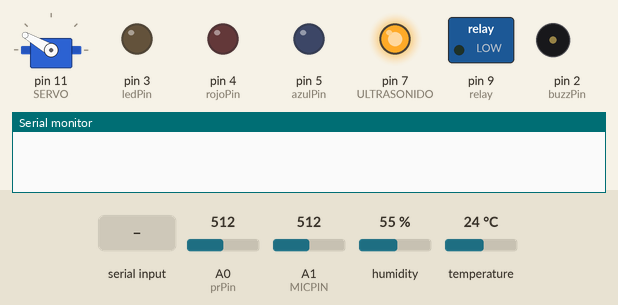
Recording of a sketch running on a simulated Arduino Leonardo, built with avr-gcc and run on an emulated ATmega32U4. Parts: servo, switched loads named in the sketch (green lamp = pin HIGH), output pins drawn as LEDs (lit = HIGH), buzzer (waves = sounding, pin HIGH), the last lines printed to the serial monitor. Inputs (shaded band) come from the test bench; at power-on: A0 (prPin) = 512, temperature 24 °C, A1 (MICPIN) = 512, humidity 55 %.

Above: at 1.2 s.
1.3 s: A0 (prPin) set to 786
4.8 s: A0 (prPin) set to 813
At 6.1 s:
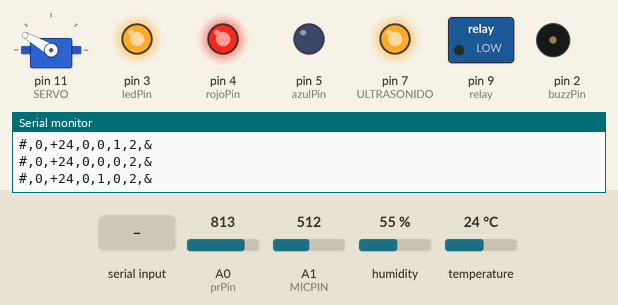
8.3 s: "1\n" received over the second serial link
At 9.7 s:
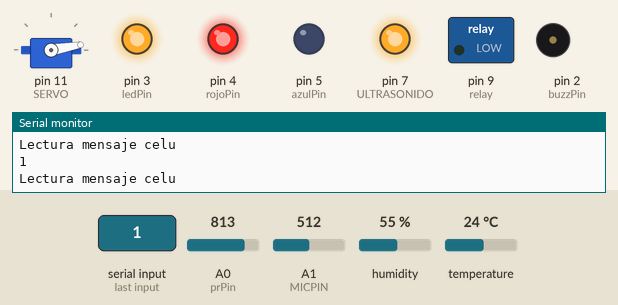
11.8 s: temperature set to 22 °C
15.3 s: temperature set to 19 °C
At 18.3 s:
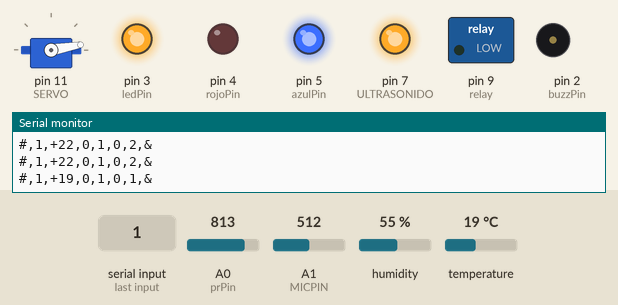
18.8 s: "2\n" received over the second serial link
At 21.5 s:
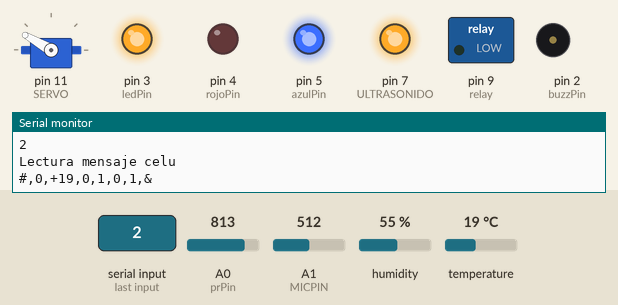
Timing chart, 0 to 23.3 s (numbered marks = the images above; inputs shaded):
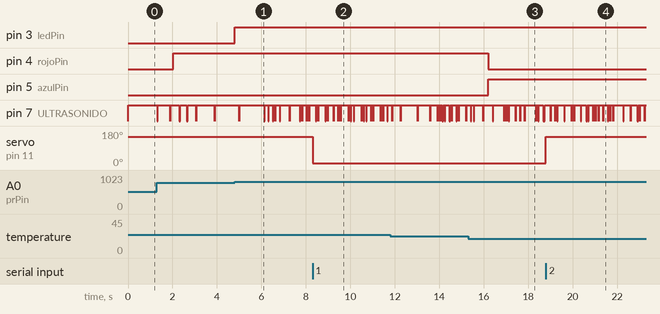

The sketch:

collar.ino
```cpp
#include <DHT.h>
#include <SoftwareSerial.h>
#include <Servo.h>

//CONFIG BT
#define RECUBT 2000

 const int puerta = 2;
 const int temp1 = 4;
 const int temp2 = 5;
 const int temp3 = 6;
 const int luz = 8;
 const int collar = 10;
 const int ladrido = 12;
 const int aTemp = 14;

//Pines temperatura
#define dhtPin 6
#define rojoPin 4
#define azulPin 5

// PIN RELAY
#define relay  9
//Pin Mic
#define MICPIN A1
#define UMBRALMIC 500
#define CANTLADRIDO 10
#define RECUMIC 500
//Pines alarma collar desprendido
#define ledPin 3
#define buzzPin 2
#define prPin A0

//Config temperatura
#define DHTTYPE DHT11//Seleciona el tipo de sensor
DHT dht(dhtPin, DHTTYPE);//Configura la libraría
#define RECUTEMP 2000
#define RECUSERV 2000

//Ultrasonido
#define ULTRASONIDO 7

//Servo
#define SERVO 11
Servo servo; //declaración servo

//Bluetooth

//temperatura
#define EXT_CALOR 21 //Extremo para encender alarma calor
#define EXT_FRIO 20 //Extremo para encender alarma frio

//Config AlarmaCollar
float valorSens = 0;
#define UMBRAL 800.00 //Valor de sensibilidad para collar desprendido


//VARIABLES GLOBALES
int contLadrido = 0;
int temp = 0;
float tiempoUlt = 0;
float tiempoTemp = 0;
float tiempoBt = 0;
float tiempoServ = 0;
float tiempoBuzz = 0;
float tiempoMic = 0;
float tiempoAlarm = 0;
int valorPuerta = 0;
int flag = 0;
char inputStream;
char outputStream[50];
String output;
void setup() {
 configurar_temp();
 configurar_alarmaCollar();
 configurar_ultrasonido();
 configurar_servo();
 configurar_relay();
 configurar_bluetooth();
 configurar_mic();
}

void loop() {
  recibirMensaje();
  outputStream[ladrido] = '0';


  if(analogRead(MICPIN) > UMBRALMIC)
  {
    contLadrido++;
    if(contLadrido > CANTLADRIDO)
    {
      //Perro ladro mucho
      ejecutar_ultrasonido();
      contLadrido = 0;
      outputStream[ladrido] = '1';
    }
  }

  if(millis() - tiempoTemp > RECUTEMP)
  {
    ejecutar_temp();
    tiempoTemp = millis();
  }
  ejecutar_alarmaCollar();
  if(millis() - tiempoServ > RECUSERV)
  {
    ejecutar_servo(inputStream);
    tiempoServ = millis();
  }

 // outputStream[10] = '0'; //apaga flag ladrido
  if(millis() - tiempoBt > RECUBT)
  {
    //BT.write("#puertaAbierta,22&");
    tiempoBt = millis();
    Serial1.println(outputStream);
    Serial.println(outputStream);
  }

  //Alarma
  if(flag == 1)
  {
      if((millis()-tiempoBuzz > 100))
      {
        digitalWrite(ledPin, LOW);
        analogWrite(buzzPin, 0);
        tiempoBuzz = millis();
      }
        digitalWrite(ledPin, HIGH);
        analogWrite(buzzPin, 100);
    if((millis()-tiempoAlarm > 10000))
    {
      flag = 0;
      tiempoAlarm = millis();
    }
  }
}

void configurar_bluetooth()
{

 Serial.begin(9600);
 Serial1.begin(9600);

 outputStream[0] = '#';
 outputStream[1] = ',';
 outputStream[3] = ',';
 outputStream[7] = ',';
 outputStream[9] = ',';
 outputStream[11] = ',';
 outputStream[13] = ',';
 outputStream[15] = ',';
 outputStream[16] = '&';
}
void configurar_mic(){
  pinMode(MICPIN, INPUT);
}

void configurar_temp(){
  pinMode(dhtPin, INPUT);
  pinMode(rojoPin, OUTPUT);
  pinMode(azulPin, OUTPUT);
  tiempoTemp = millis();
  dht.begin();

}

void ejecutar_temp(){
    temp = dht.readTemperature();
    char tempchar[4];
    String ra;
    int i = temp1;
    ra = String(temp);
    //normalizo la temperatura para que siempre sea de tres digitos (dos de valor y uno de signo)
    if(temp >= 0)
    {
      ra = "+" + ra;
    }
    while(ra.length() < 3)
    {
      ra = "0" + ra;
    }

    ra.toCharArray(tempchar, 4);
    outputStream[aTemp] = '0'; //0 es neutro

    //GUardo la temperatura leida en la string para enviar
    for(i = temp1; i <= temp3 ; i++)
    {
      outputStream[i] = tempchar[i-temp1];
    }

    if(temp >= EXT_CALOR)
    {
      digitalWrite(rojoPin, HIGH);
      digitalWrite(azulPin, LOW);
      //NOTIF CALOR EXTREMO
      outputStream[aTemp] = '2';
    }

    if(temp <= EXT_FRIO)
    {
      digitalWrite(rojoPin, LOW);
      digitalWrite(azulPin, HIGH);
      //NOTIF FRIO EXTREMO
      outputStream[aTemp] = '1';
    }
    // String pepe #,variable1,variable2,...,variableN,&
   //BT.write(pepe); Ver si recibe string

  }

  void configurar_ultrasonido(){
  pinMode(ULTRASONIDO,OUTPUT);
  digitalWrite(ULTRASONIDO,LOW);
  //CONFIGURAMOS ACA LOS MICROFONOS
  }

  void configurar_servo(){
    tiempoServ = millis();
    servo.attach(SERVO); //Configuración servo
    servo.write(150);
}

  void configurar_alarmaCollar(){
    tiempoBuzz = millis();
    pinMode(ledPin, OUTPUT);
    pinMode(buzzPin, OUTPUT);
    pinMode(prPin, INPUT);
    digitalWrite(ledPin, LOW);
    digitalWrite(buzzPin, LOW);
  }

  void ejecutar_ultrasonido()
  {
    if((millis()-tiempoUlt < 100))
    {
      digitalWrite(ULTRASONIDO,HIGH);
    }
    else
    {
      digitalWrite(ULTRASONIDO,LOW);
      tiempoUlt = millis();
    }
  }

  void ejecutar_alarmaCollar(){
    valorSens = analogRead(prPin);

    if(valorSens > UMBRAL)
    {
      if((millis()-tiempoBuzz > 100))
      {
        digitalWrite(ledPin, LOW);
        analogWrite(buzzPin, 0);
        tiempoBuzz = millis();
      }
        digitalWrite(ledPin, HIGH);
        analogWrite(buzzPin, 100);
        //Enviar notif collar desprendido
        outputStream[collar] ='1';
   }
    else
   {

      digitalWrite(ledPin, LOW);
      analogWrite(buzzPin, 0);
      //Notif collar ok
      outputStream[collar] = '0';
   }


 }


void ejecutar_servo(char valor){ //valor = 0 entonces apertura valor = 1 entonces cierre

    if(valor == '1')
    {
      servo.write(10); //abrir

    }
    else if (valor == '2')
    {
      servo.write (150); //cerrar

    }
    if(servo.read() == 10)
    {
         outputStream[puerta] = '1'; //1 = puerta abierta
    }
    else
    {
         outputStream[puerta] = '0';
    }
  }
void configurar_relay()
{

  pinMode(relay, OUTPUT);
  digitalWrite(relay, LOW);
  outputStream[luz] = '0';
}

void ejecutar_relay(char param){
  if(param == '3')
   {
      //encender relay
      digitalWrite(relay, HIGH);
      outputStream[luz] = '1';
   }
   if(param == '4')
   {
      //encender relay
      digitalWrite(relay, LOW);
      outputStream[luz] = '0';
   }
}

void recibirMensaje(){
if(Serial1.available())
    {
      inputStream = Serial1.read();
      tiempoBt = millis();
      Serial.println("Lectura mensaje celu");
      Serial.println(inputStream);
      switch (inputStream)
      {
        case '1': ejecutar_servo(inputStream);
        break;
        case '2': ejecutar_servo(inputStream);
        break;
        case '3': ejecutar_relay(inputStream);
        break;
        case '4': ejecutar_relay(inputStream);
        break;
        case '5': ejecutar_ultrasonido();
        break;
        case '6': flag = 1;

        break;
      }
    }
}
```

Measured:
- the behaviour switches between 800 and 801 on A0 (prPin) (found by bisection; images 0 and 1)
- the behaviour switches between 21 and 20 °C on temperature (found by bisection; images 2 and 3)
- after the input at 4.8 s, pin 3 (ledPin): LOW → HIGH at once
- after the input at 8.3 s, servo on pin 11 (SERVO): 150° → 10° at once
- after the input at 15.3 s, pin 4 (rojoPin): HIGH → LOW after 0.90 s; pin 5 (azulPin): LOW → HIGH after 0.90 s
- after the input at 18.8 s, servo on pin 11 (SERVO): 10° → 150° at once
